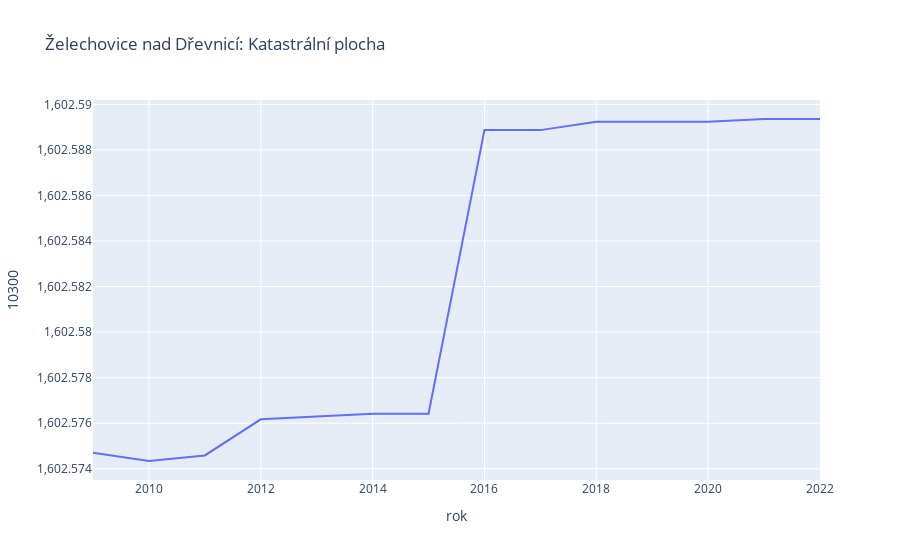

Notebook source saved alongside this figure:
### Code cell
import plotly.express as px
# import plotly.graph_objects as go

uzemiId = 500011
matrix = matrixes_uzemi[uzemiId].sort("rok").to_pandas()
uzemi_nazev = uzemi.filter(pl.col("koduzemi") == uzemiId).get_column("obec")[0]
ukazatel = 10300
ukazatel_nazev = ukazatele.filter(pl.col("kodukaz") == ukazatel).select("nazev").to_pandas()["nazev"][0]
px.line(matrix, x="rok", y=str(ukazatel), title=f"{uzemi_nazev}: {ukazatel_nazev}")

### Figure 1 — Plotly figure (JSON) as saved in the notebook; plotly's stock layout.template omitted (floating-point values rounded to 4 significant figures)
{"data": [{"hovertemplate": "rok=%{x}<br>10300=%{y}<extra></extra>", "legendgroup": "", "line": {"color": "#636efa", "dash": "solid"}, "marker": {"symbol": "circle"}, "mode": "lines", "name": "", "orientation": "v", "showlegend": false, "type": "scatter", "x": [2009, 2010, 2011, 2012, 2013, 2014, 2015, 2016, 2017, 2018, 2019, 2020, 2021, 2022], "xaxis": "x", "y": [1603.0, 1603.0, 1603.0, 1603.0, 1603.0, 1603.0, 1603.0, 1603.0, 1603.0, 1603.0, 1603.0, 1603.0, 1603.0, 1603.0], "yaxis": "y"}], "layout": {"legend": {"tracegroupgap": 0}, "title": {"text": "Želechovice nad Dřevnicí: Katastrální plocha"}, "xaxis": {"anchor": "y", "domain": [0, 1], "title": {"text": "rok"}}, "yaxis": {"anchor": "x", "domain": [0, 1], "title": {"text": "10300"}}}}
